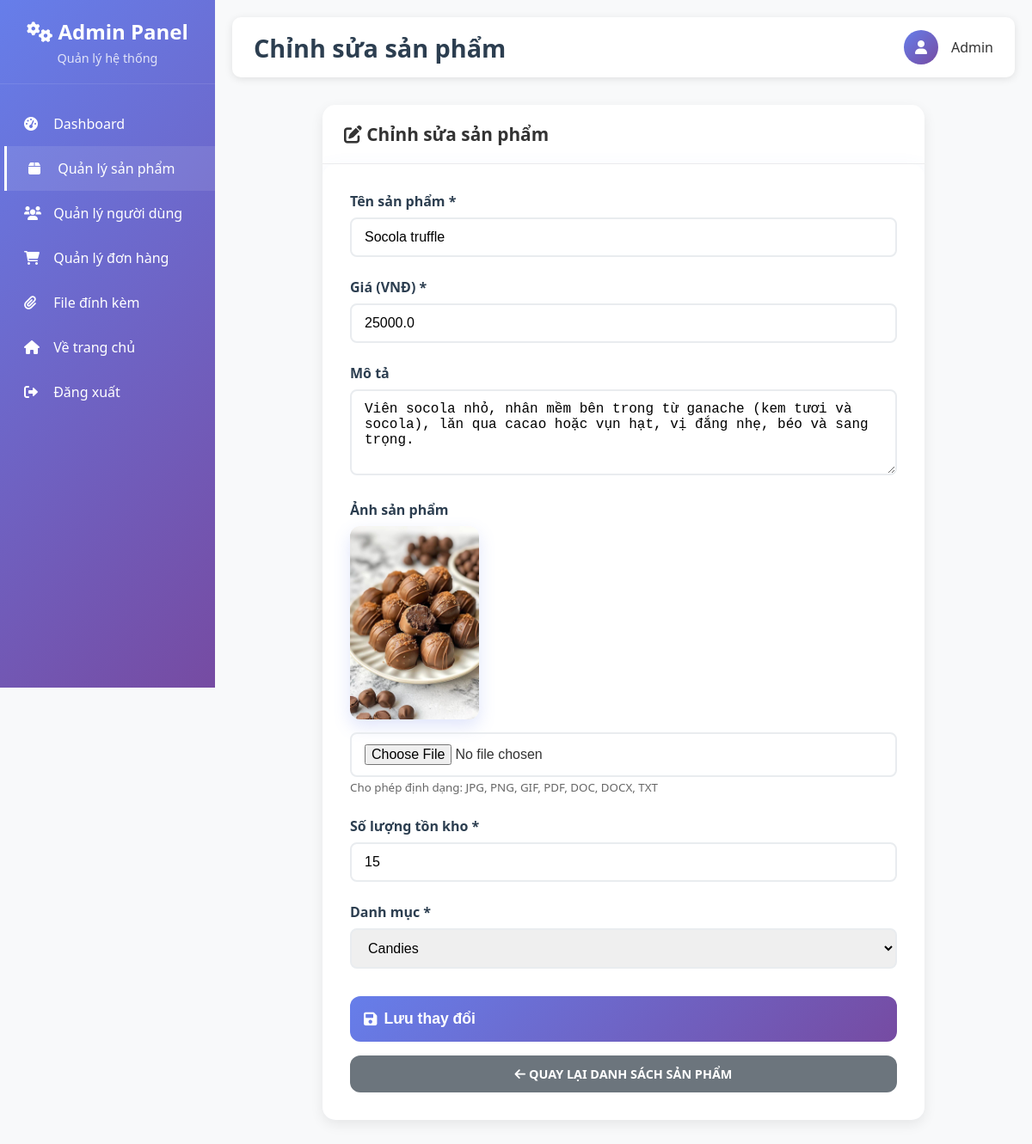
The page /admin/products/edit/14 (signed in) on the database its author committed.
### tables this page shows
CREATE TABLE products
		(productId INTEGER PRIMARY KEY,
		name TEXT,
		price REAL,
		description TEXT,
		image TEXT,
		stock INTEGER,
		categoryId INTEGER,
		FOREIGN KEY(categoryId) REFERENCES categories(categoryId)
		);

CREATE TABLE categories
		(categoryId INTEGER PRIMARY KEY,
		name TEXT
		);

### routes/admin_routes.py (the view, shortened to what this page needs)
@admin_bp.route('/products/edit/<int:productId>', methods=['GET', 'POST'])
@admin_required
def edit_product(productId):
    try:
        with get_db_connection() as conn:
            cur = conn.cursor()
            cur.execute("SELECT categoryId, name FROM categories ORDER BY name")
            categories = cur.fetchall()
            cur.execute("SELECT productId, name, price, description, image, stock, categoryId FROM products WHERE productId = ?", (productId,))
            product = cur.fetchone()
    except Exception as e:
        flash(f"Lỗi khi tải dữ liệu: {str(e)}")
        return redirect(url_for('admin.list_products'))
    if not product:
        flash("Sản phẩm không tồn tại!")
        return redirect(url_for('admin.list_products'))
    return render_template('admin/edit_product.html', product=product, categories=categories)

### app.py (called while the page is built)
def create_app():
    app = Flask(__name__)
    app.config.from_object(Config)
    if not os.path.exists(app.config['UPLOAD_FOLDER']):
        os.makedirs(app.config['UPLOAD_FOLDER'])
    register_blueprints(app)
    @app.context_processor
    def inject_template_vars():
        return {
            'url_for': url_for_wrapper
        }
    return app

def url_for_wrapper(endpoint, **values):
    from flask import url_for as flask_url_for
    route_mapping = {
        'root': 'main.root',
        'logout': 'auth.logout',
        'loginForm': 'auth.loginForm',
        'cart': 'cart.cart',
        'profileHome': 'profile.profileHome',
        'search': 'search.search',  # Map search route
        'displayCategory': 'search.search_by_category'  # Map category display
    }
    mapped_endpoint = route_mapping.get(endpoint, endpoint)
    try:
        return flask_url_for(mapped_endpoint, **values)
    except:
        try:
            return flask_url_for(endpoint, **values)
        except:
            return '#'

### routes/admin_routes.py (called while the page is built)
def is_admin(email):
    try:
        with get_db_connection() as conn:
            cur = conn.cursor()
            cur.execute("SELECT role FROM users WHERE email = ?", (email,))
            result = cur.fetchone()
            return result and result[0] == 'admin'
    except:
        return False

def admin_required(f):
    @wraps(f)
    def decorated_function(*args, **kwargs):
        if 'email' not in session:
            flash("Vui lòng đăng nhập để truy cập trang này.")
            return redirect(url_for('auth.loginForm'))
        if not is_admin(session['email']):
            flash("Bạn không có quyền truy cập trang này!")
            return redirect(url_for('main.root'))
        return f(*args, **kwargs)
    return decorated_function

### utils/database.py (called while the page is built)
@contextmanager
def get_db_connection():
    conn = sqlite3.connect(Config.DATABASE_PATH)
    try:
        yield conn
    except Exception as e:
        conn.rollback()
        raise e
    finally:
        conn.close()

### templates/admin/edit_product.html (shortened to what this page needs)
{% extends "admin/base.html" %}
{% block page_title %}Chỉnh sửa sản phẩm{% endblock %}
{% block content %}
<div class="content-card" style="max-width: 700px; margin: 2rem auto;">
    <div class="card-header">
        <h3><i class="fas fa-edit"></i> Chỉnh sửa sản phẩm</h3>
    </div>
    <form method="POST" enctype="multipart/form-data" class="form-container" style="background: white; padding: 2rem; border-radius: 15px; box-shadow: 0 8px 25px rgba(102, 126, 234, 0.1);">
        <div class="form-group" style="margin-bottom: 1.5rem;">
            <label for="name" style="font-weight: 600;">Tên sản phẩm *</label>
            <input type="text" id="name" name="name" required class="form-control" value="{{ product[1] }}">
        </div>
        <div class="form-group" style="margin-bottom: 1.5rem;">
            <label for="price" style="font-weight: 600;">Giá (VNĐ) *</label>
            <input type="number" step="0.01" min="0" id="price" name="price" required class="form-control" value="{{ product[2] }}">
        </div>
        <div class="form-group" style="margin-bottom: 1.5rem;">
            <label for="description" style="font-weight: 600;">Mô tả</label>
            <textarea id="description" name="description" rows="4" class="form-control">{{ product[3] }}</textarea>
        </div>
        <div class="form-group" style="margin-bottom: 1.5rem;">
            <label for="image" style="font-weight: 600;">Ảnh sản phẩm</label>
            {% if product[4] %}
                <div style="margin-bottom: 10px;">
                    <img src="{{ url_for('static', filename='uploads/' + product[4]) }}" alt="Ảnh sản phẩm" style="max-width: 150px; border-radius: 12px; box-shadow: 0 8px 20px rgba(102, 126, 234, 0.2);" />
                </div>
            {% endif %}
            <input type="file" id="image" name="image" accept=".jpg,.jpeg,.png,.gif,.pdf,.doc,.docx,.txt" class="form-control" />
            <small style="color: #666;">Cho phép định dạng: JPG, PNG, GIF, PDF, DOC, DOCX, TXT</small>
        </div>
        <div class="form-group" style="margin-bottom: 1.5rem;">
            <label for="stock" style="font-weight: 600;">Số lượng tồn kho *</label>
            <input type="number" min="0" id="stock" name="stock" required class="form-control" value="{{ product[5] }}">
        </div>
        <div class="form-group" style="margin-bottom: 2rem;">
            <label for="category" style="font-weight: 600;">Danh mục *</label>
            <select id="category" name="category" required class="form-control">
                {% for cat in categories %}
                    <option value="{{ cat[0] }}" {% if product[6] == cat[0] %}selected{% endif %}>{{ cat[1] }}</option>
                {% endfor %}
            </select>
        </div>
        <button type="submit" class="btn btn-primary" style="width: 100%; padding: 1rem; font-size: 1.1rem; font-weight: 700; border-radius: 12px; transition: all 0.3s ease;">
            <i class="fas fa-save"></i> Lưu thay đổi
        </button>
        <a href="{{ url_for('admin.list_products') }}" class="btn btn-secondary" style="display: block; text-align: center; margin-top: 1rem; padding: 0.75rem; font-weight: 600; border-radius: 12px; background: #6c757d; color: white; text-decoration: none; text-transform: uppercase; transition: background 0.3s ease;">
            <i class="fas fa-arrow-left"></i> Quay lại danh sách sản phẩm
        </a>
    </form>
</div>
{% endblock %}

### templates/admin/base.html (style rules this page uses)
* { margin: 0; padding: 0; box-sizing: border-box; }
body { font-family: 'Segoe UI', Tahoma, Geneva, Verdana, sans-serif; background-color: #f8f9fa; color: #333; }
.content-card { background: white; border-radius: 15px; box-shadow: 0 5px 15px rgba(0,0,0,0.08); overflow: hidden; }
.card-header { padding: 20px 25px; border-bottom: 1px solid #eee; display: flex; justify-content: between; align-items: center; }
.card-header h3 { font-size: 1.3rem; font-weight: 600; }
.btn { padding: 10px 20px; border: none; border-radius: 8px; cursor: pointer; text-decoration: none; display: inline-flex; align-items: center; gap: 8px; font-size: 0.9rem; transition: all 0.3s ease; }
.btn-primary { background: linear-gradient(135deg, #667eea 0%, #764ba2 100%); color: white; }
.form-container { padding: 25px; }
.form-group { margin-bottom: 20px; }
.form-group label { display: block; margin-bottom: 8px; font-weight: 600; color: #2c3e50; }
.form-control { width: 100%; padding: 12px 15px; border: 2px solid #e9ecef; border-radius: 8px; font-size: 1rem; transition: border-color 0.3s ease; }
textarea.form-control { resize: vertical; min-height: 100px; }

### rows shown on the page
products: name "Socola truffle", price "25000.0", description "Viên socola nhỏ, nhân mềm bên trong từ ganache (kem tươi và socola), lăn qua cacao hoặc vụn hạt, vị đắng nhẹ, béo và sang trọng.", image (picture), stock "15", category "Candies"
